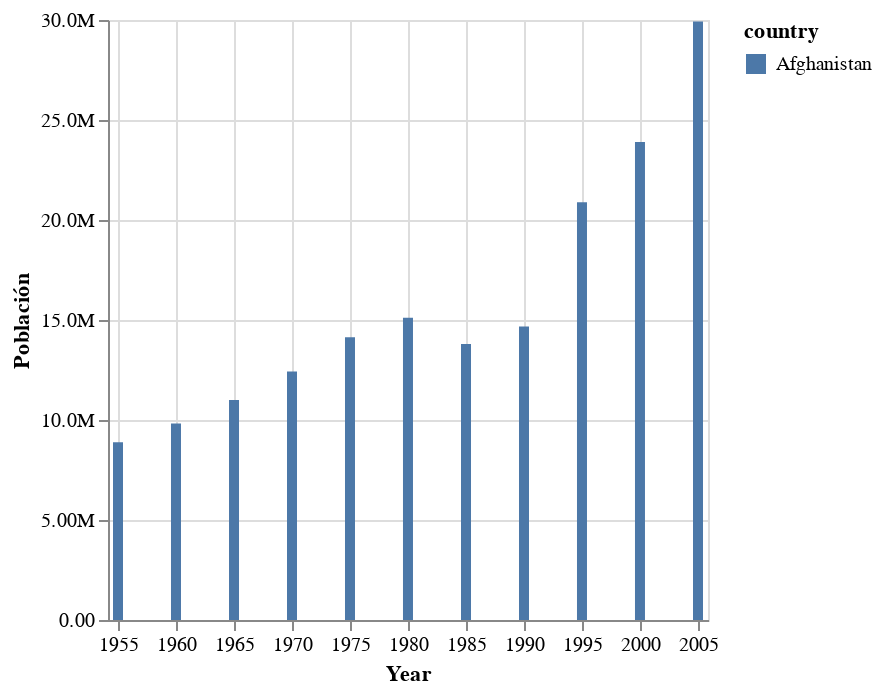
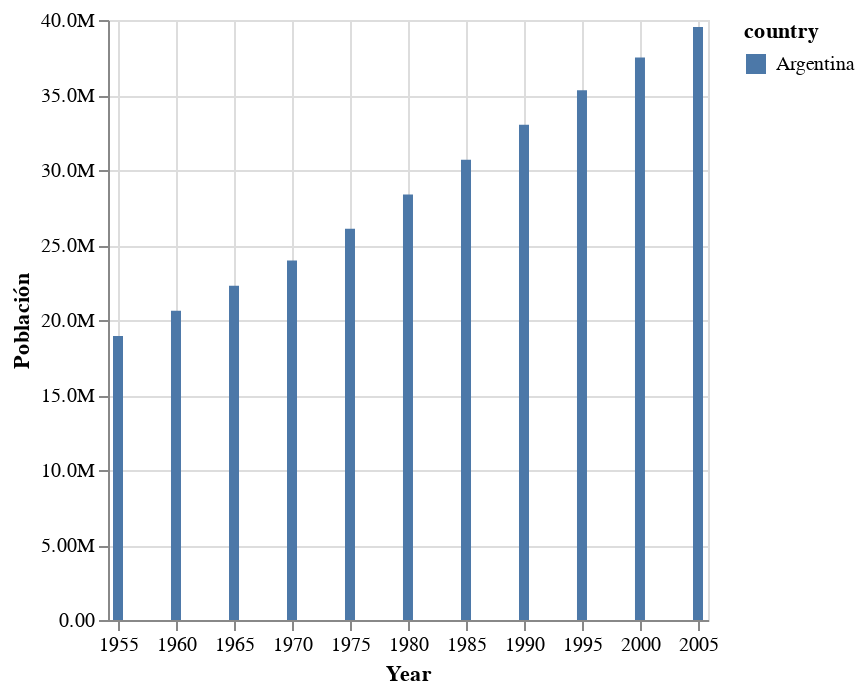
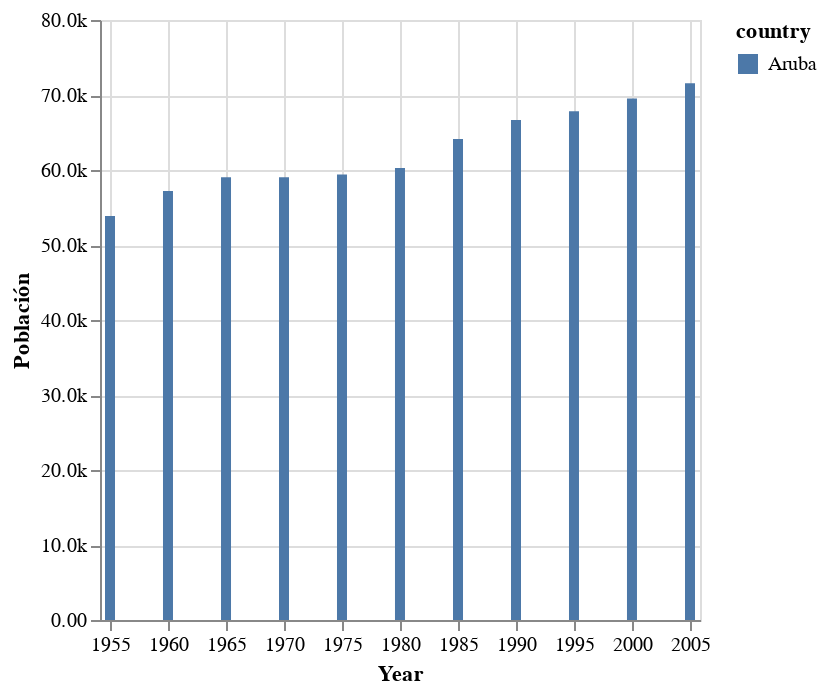
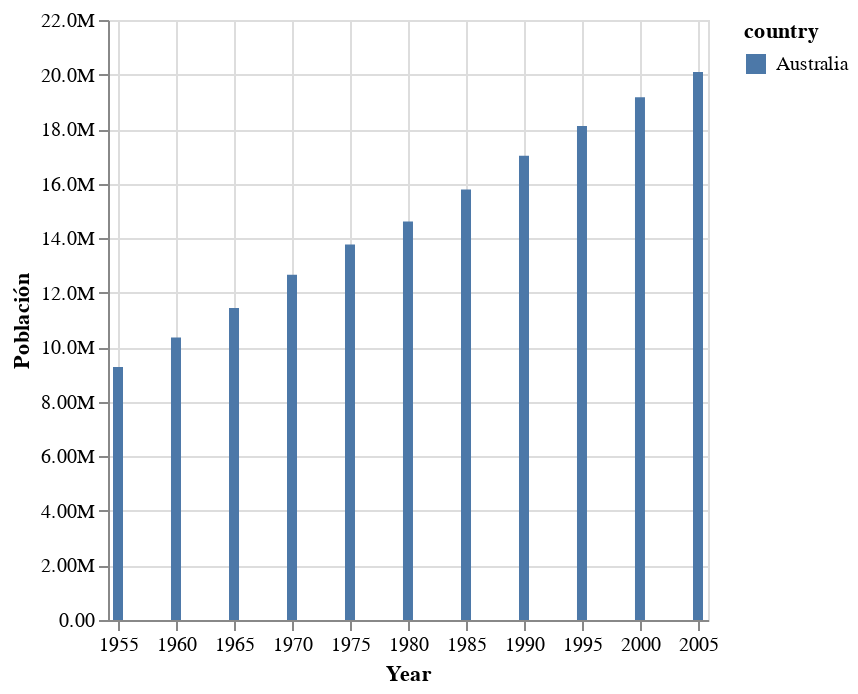

The code cell stored with these charts, in order, in its notebook:
### Code cell
for pais in data['country'].unique():
    display(pais_chart(pais))

### Figure 1 — Vega-Lite specification as saved in the notebook (floating-point values rounded to 4 significant figures)
{"config": {"view": {"continuousWidth": 300, "continuousHeight": 300}}, "data": {"name": "data-0bc3bd5abeb8e81458caf2ab627c3885"}, "mark": {"type": "bar"}, "encoding": {"color": {"field": "country", "type": "nominal"}, "x": {"field": "year", "title": "Year", "type": "temporal"}, "y": {"axis": {"format": ".3s"}, "field": "pop", "title": "Población", "type": "quantitative"}}, "$schema": "https://vega.github.io/schema/vega-lite/v5.20.1.json", "datasets": {"data-0bc3bd5abeb8e81458caf2ab627c3885": [{"year": "1955-01-01T00:00:00", "country": "Afghanistan", "cluster": 0, "pop": 8891209, "life_expect": 30.33, "fertility": 7.7}, {"year": "1960-01-01T00:00:00", "country": "Afghanistan", "cluster": 0, "pop": 9829450, "life_expect": 32.0, "fertility": 7.7}, {"year": "1965-01-01T00:00:00", "country": "Afghanistan", "cluster": 0, "pop": 10997885, "life_expect": 34.02, "fertility": 7.7}, {"year": "1970-01-01T00:00:00", "country": "Afghanistan", "cluster": 0, "pop": 12430623, "life_expect": 36.09, "fertility": 7.7}, {"year": "1975-01-01T00:00:00", "country": "Afghanistan", "cluster": 0, "pop": 14132019, "life_expect": 38.44, "fertility": 7.7}, {"year": "1980-01-01T00:00:00", "country": "Afghanistan", "cluster": 0, "pop": 15112149, "life_expect": 39.85, "fertility": 7.8}, {"year": "1985-01-01T00:00:00", "country": "Afghanistan", "cluster": 0, "pop": 13796928, "life_expect": 40.82, "fertility": 7.9}, {"year": "1990-01-01T00:00:00", "country": "Afghanistan", "cluster": 0, "pop": 14669339, "life_expect": 41.67, "fertility": 8.0}, {"year": "1995-01-01T00:00:00", "country": "Afghanistan", "cluster": 0, "pop": 20881480, "life_expect": 41.76, "fertility": 8.0}, {"year": "2000-01-01T00:00:00", "country": "Afghanistan", "cluster": 0, "pop": 23898198, "life_expect": 42.13, "fertility": 7.479}, {"year": "2005-01-01T00:00:00", "country": "Afghanistan", "cluster": 0, "pop": 29928987, "life_expect": 43.83, "fertility": 7.069}]}}

### Figure 2 — Vega-Lite specification as saved in the notebook (floating-point values rounded to 4 significant figures)
{"config": {"view": {"continuousWidth": 300, "continuousHeight": 300}}, "data": {"name": "data-0c56c40789a53163d65ae0128a8890a9"}, "mark": {"type": "bar"}, "encoding": {"color": {"field": "country", "type": "nominal"}, "x": {"field": "year", "title": "Year", "type": "temporal"}, "y": {"axis": {"format": ".3s"}, "field": "pop", "title": "Población", "type": "quantitative"}}, "$schema": "https://vega.github.io/schema/vega-lite/v5.20.1.json", "datasets": {"data-0c56c40789a53163d65ae0128a8890a9": [{"year": "1955-01-01T00:00:00", "country": "Argentina", "cluster": 3, "pop": 18927821, "life_expect": 64.4, "fertility": 3.127}, {"year": "1960-01-01T00:00:00", "country": "Argentina", "cluster": 3, "pop": 20616009, "life_expect": 65.14, "fertility": 3.09}, {"year": "1965-01-01T00:00:00", "country": "Argentina", "cluster": 3, "pop": 22283100, "life_expect": 65.63, "fertility": 3.049}, {"year": "1970-01-01T00:00:00", "country": "Argentina", "cluster": 3, "pop": 23962313, "life_expect": 67.06, "fertility": 3.146}, {"year": "1975-01-01T00:00:00", "country": "Argentina", "cluster": 3, "pop": 26081880, "life_expect": 68.48, "fertility": 3.44}, {"year": "1980-01-01T00:00:00", "country": "Argentina", "cluster": 3, "pop": 28369799, "life_expect": 69.94, "fertility": 3.15}, {"year": "1985-01-01T00:00:00", "country": "Argentina", "cluster": 3, "pop": 30675059, "life_expect": 70.77, "fertility": 3.053}, {"year": "1990-01-01T00:00:00", "country": "Argentina", "cluster": 3, "pop": 33022202, "life_expect": 71.87, "fertility": 2.9}, {"year": "1995-01-01T00:00:00", "country": "Argentina", "cluster": 3, "pop": 35311049, "life_expect": 73.28, "fertility": 2.63}, {"year": "2000-01-01T00:00:00", "country": "Argentina", "cluster": 3, "pop": 37497728, "life_expect": 74.34, "fertility": 2.35}, {"year": "2005-01-01T00:00:00", "country": "Argentina", "cluster": 3, "pop": 39537943, "life_expect": 75.32, "fertility": 2.254}]}}

### Figure 3 — Vega-Lite specification as saved in the notebook (floating-point values rounded to 4 significant figures)
{"config": {"view": {"continuousWidth": 300, "continuousHeight": 300}}, "data": {"name": "data-9ea4f89ed09825ebc1a719aacdcd1258"}, "mark": {"type": "bar"}, "encoding": {"color": {"field": "country", "type": "nominal"}, "x": {"field": "year", "title": "Year", "type": "temporal"}, "y": {"axis": {"format": ".3s"}, "field": "pop", "title": "Población", "type": "quantitative"}}, "$schema": "https://vega.github.io/schema/vega-lite/v5.20.1.json", "datasets": {"data-9ea4f89ed09825ebc1a719aacdcd1258": [{"year": "1955-01-01T00:00:00", "country": "Aruba", "cluster": 3, "pop": 53865, "life_expect": 64.38, "fertility": 5.15}, {"year": "1960-01-01T00:00:00", "country": "Aruba", "cluster": 3, "pop": 57203, "life_expect": 66.61, "fertility": 4.399}, {"year": "1965-01-01T00:00:00", "country": "Aruba", "cluster": 3, "pop": 59020, "life_expect": 68.34, "fertility": 3.301}, {"year": "1970-01-01T00:00:00", "country": "Aruba", "cluster": 3, "pop": 59039, "life_expect": 70.94, "fertility": 2.651}, {"year": "1975-01-01T00:00:00", "country": "Aruba", "cluster": 3, "pop": 59390, "life_expect": 71.83, "fertility": 2.45}, {"year": "1980-01-01T00:00:00", "country": "Aruba", "cluster": 3, "pop": 60266, "life_expect": 74.12, "fertility": 2.358}, {"year": "1985-01-01T00:00:00", "country": "Aruba", "cluster": 3, "pop": 64129, "life_expect": 74.49, "fertility": 2.3}, {"year": "1990-01-01T00:00:00", "country": "Aruba", "cluster": 3, "pop": 66653, "life_expect": 74.11, "fertility": 2.28}, {"year": "1995-01-01T00:00:00", "country": "Aruba", "cluster": 3, "pop": 67836, "life_expect": 73.01, "fertility": 2.208}, {"year": "2000-01-01T00:00:00", "country": "Aruba", "cluster": 3, "pop": 69539, "life_expect": 73.45, "fertility": 2.124}, {"year": "2005-01-01T00:00:00", "country": "Aruba", "cluster": 3, "pop": 71566, "life_expect": 74.24, "fertility": 2.04}]}}

### Figure 4 — Vega-Lite specification as saved in the notebook (floating-point values rounded to 4 significant figures)
{"config": {"view": {"continuousWidth": 300, "continuousHeight": 300}}, "data": {"name": "data-038429f5f3733a6431e38475117ec071"}, "mark": {"type": "bar"}, "encoding": {"color": {"field": "country", "type": "nominal"}, "x": {"field": "year", "title": "Year", "type": "temporal"}, "y": {"axis": {"format": ".3s"}, "field": "pop", "title": "Población", "type": "quantitative"}}, "$schema": "https://vega.github.io/schema/vega-lite/v5.20.1.json", "datasets": {"data-038429f5f3733a6431e38475117ec071": [{"year": "1955-01-01T00:00:00", "country": "Australia", "cluster": 4, "pop": 9277087, "life_expect": 70.33, "fertility": 3.406}, {"year": "1960-01-01T00:00:00", "country": "Australia", "cluster": 4, "pop": 10361273, "life_expect": 70.93, "fertility": 3.274}, {"year": "1965-01-01T00:00:00", "country": "Australia", "cluster": 4, "pop": 11439384, "life_expect": 71.1, "fertility": 2.871}, {"year": "1970-01-01T00:00:00", "country": "Australia", "cluster": 4, "pop": 12660160, "life_expect": 71.93, "fertility": 2.535}, {"year": "1975-01-01T00:00:00", "country": "Australia", "cluster": 4, "pop": 13771400, "life_expect": 73.49, "fertility": 1.989}, {"year": "1980-01-01T00:00:00", "country": "Australia", "cluster": 4, "pop": 14615900, "life_expect": 74.74, "fertility": 1.907}, {"year": "1985-01-01T00:00:00", "country": "Australia", "cluster": 4, "pop": 15788300, "life_expect": 76.32, "fertility": 1.859}, {"year": "1990-01-01T00:00:00", "country": "Australia", "cluster": 4, "pop": 17022133, "life_expect": 77.56, "fertility": 1.86}, {"year": "1995-01-01T00:00:00", "country": "Australia", "cluster": 4, "pop": 18116171, "life_expect": 78.83, "fertility": 1.776}, {"year": "2000-01-01T00:00:00", "country": "Australia", "cluster": 4, "pop": 19164620, "life_expect": 80.37, "fertility": 1.756}, {"year": "2005-01-01T00:00:00", "country": "Australia", "cluster": 4, "pop": 20090437, "life_expect": 81.23, "fertility": 1.788}]}}
